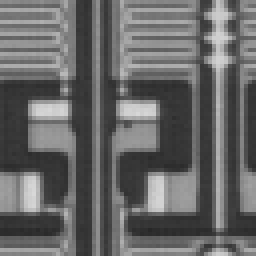
#> input picture Data/images/test/5AAR250002B6CA_TDI_X-1225.927Y-474.107_NON_PI800.jpg, 64 x 64 px (shown 4 times larger)
$ python -i preprocess_image.py   (imports and definitions only)
#> lines starting #> are read from the running program, lines starting #| are printed output that depends on the picture
import cv2
import numpy as np
import os
import shutil
from pathlib import Path
from tqdm import tqdm

# ================= 配置区域 =================
INPUT_ROOT = r"./Data/Raw/dust"         # 输入根目录
OUTPUT_ROOT = r"./Data/Processed/dust_processed"  # 输出根目录
TARGET_SIZE = (640, 640)              # 目标大小

# 算法参数
CLAHE_CLIP_LIMIT = 2.0
CLAHE_GRID_SIZE = (8, 8)
BILATERAL_D = 9
BILATERAL_SIGMA_COLOR = 75
BILATERAL_SIGMA_SPACE = 75

# ================= 核心处理逻辑 =================

def process_image_channels(img_path_str):
    """生成的图片通道顺序：Ch0=原图, Ch1=双边滤波, Ch2=CLAHE"""
    img_gray = cv2.imread(img_path_str, 0)
#> img_gray is the input picture: shape (64, 64); min 39, max 216, mean 103
    if img_gray is None: return None

    # 1. Lanczos 插值放大 (64 -> 640)
    img_upscaled = cv2.resize(img_gray, TARGET_SIZE, interpolation=cv2.INTER_LANCZOS4)
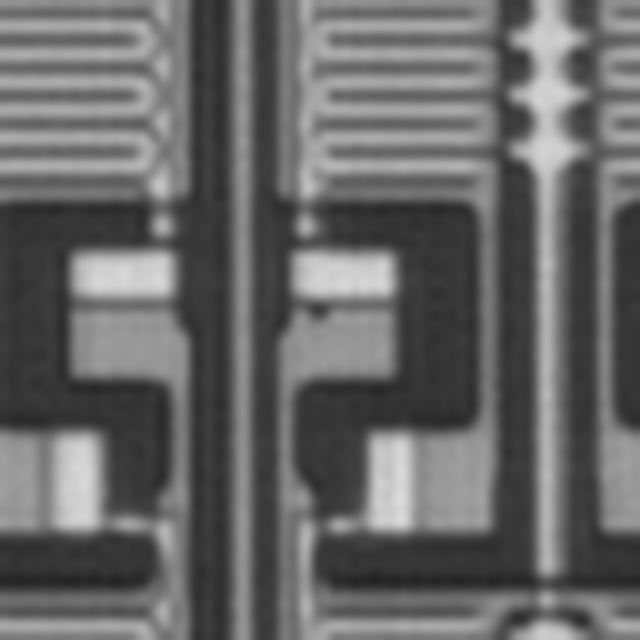
#> img_upscaled: shape (640, 640); min 34, max 220, mean 103.1

    # 2. 构建通道
    # Ch0: 原始放大
    c0 = img_upscaled
    # Ch1: 双边滤波 (降噪保边)
    c1 = cv2.bilateralFilter(img_upscaled, d=BILATERAL_D,
                             sigmaColor=BILATERAL_SIGMA_COLOR,
                             sigmaSpace=BILATERAL_SIGMA_SPACE)
    # Ch2: CLAHE (特征增强)
    clahe = cv2.createCLAHE(clipLimit=CLAHE_CLIP_LIMIT, tileGridSize=CLAHE_GRID_SIZE)
    c2 = clahe.apply(img_upscaled)
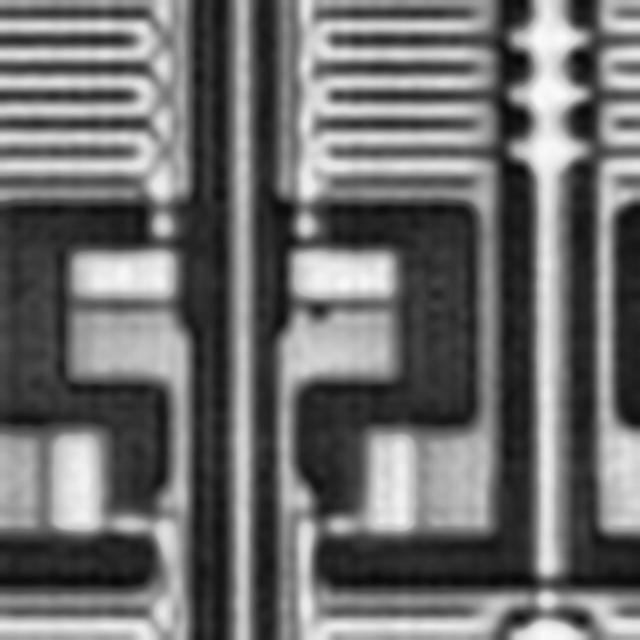
#> c2: shape (640, 640); min 8, max 249, mean 109.4

    # 3. 合并 (注意: OpenCV内存中是 BGR 顺序，对应 c0, c1, c2)
    # 也就是保存后: B通道=c0, G通道=c1, R通道=c2
    merged_img = cv2.merge([c0, c1, c2])
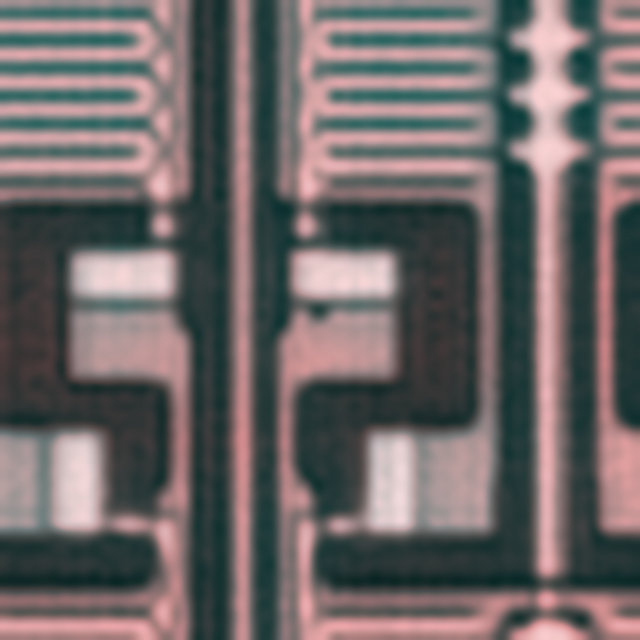
#> merged_img: shape (640, 640, 3); mean of channels 0, 1, 2 103.1, 103.1, 109.4; drawn as B, G, R
    return merged_img

def process_dataset(input_dir, output_dir):
    input_path = Path(input_dir)
    output_path = Path(output_dir)
    if not output_path.exists(): os.makedirs(output_path)

    files = [f for f in input_path.rglob('*') if f.is_file()]
    processed_count = 0

    print(f"开始处理数据集，目标尺寸: {TARGET_SIZE}...")
    for file_path in tqdm(files, desc="Processing"):
        rel_path = file_path.relative_to(input_path)
        target_path = output_path / rel_path
        target_path.parent.mkdir(parents=True, exist_ok=True)

        if file_path.suffix.lower() in ['.jpg', '.jpeg', '.png', '.bmp', '.tif']:
            img = process_image_channels(str(file_path))
            if img is not None:
                # 统一保存为 jpg 以节省空间，也可以改为 png
                save_path = target_path.with_suffix('.jpg')
                cv2.imwrite(str(save_path), img)
                processed_count += 1
        else:
            # 标签文件和其他文件直接复制
            shutil.copy2(file_path, target_path)

    print(f"处理完成，共生成 {processed_count} 张增强图像。")

# ================= 运行入口 =================
# [36 lines not run here, left out]

>>> result = process_image_channels('../../Data/images/test/5AAR250002B6CA_TDI_X-1225.927Y-474.107_NON_PI800.jpg')

$ run again, on Data/images/train/5AAP1Y0821B7CB_TDI_D3158G1424_M1_GOA9_PI800_NON_UNKNOWN_NON_PI800_NON_PI800.jpg
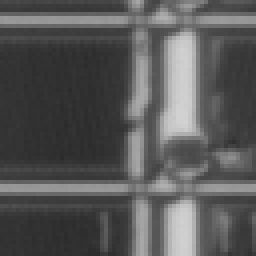
#> input picture Data/images/train/5AAP1Y0821B7CB_TDI_D3158G1424_M1_GOA9_PI800_NON_UNKNOWN_NON_PI800_NON_PI800.jpg, 64 x 64 px (shown 4 times larger)
#> in process_image_channels, img_gray is the input picture: shape (64, 64); min 43, max 210, mean 87.9
#> in process_image_channels, `c2 = clahe.apply(img_upscaled)`:
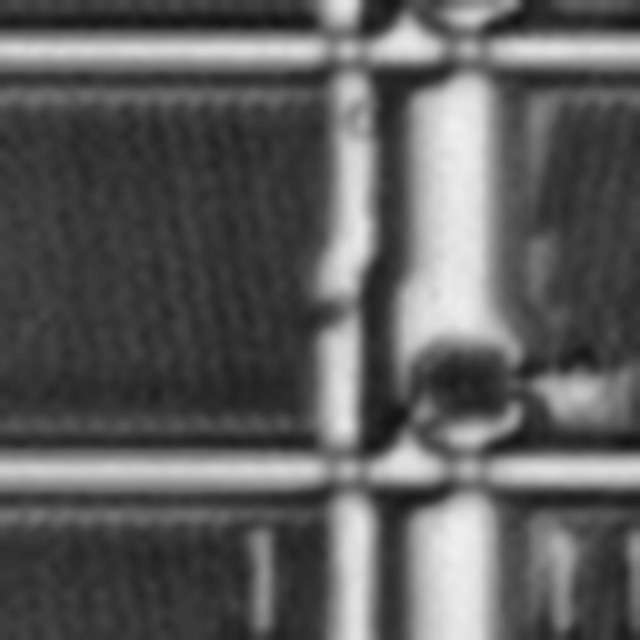
#> c2: shape (640, 640); min 19, max 240, mean 93.2
#> in process_image_channels, `merged_img = cv2.merge([c0, c1, c2])`:
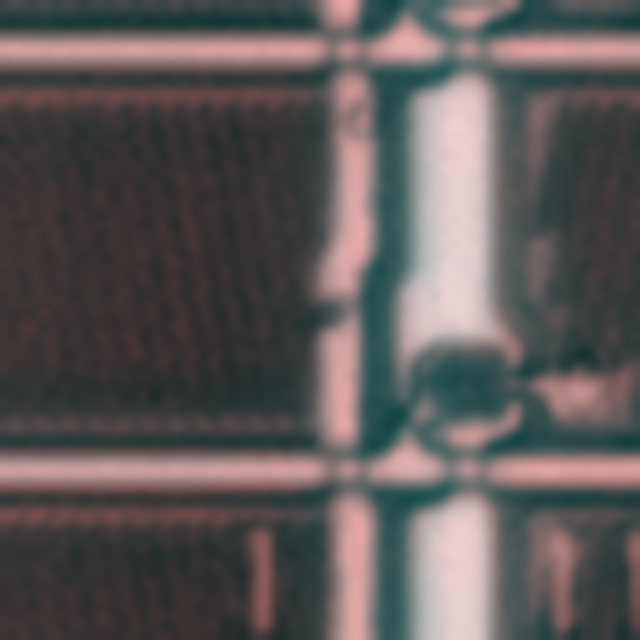
#> merged_img: shape (640, 640, 3); mean of channels 0, 1, 2 88, 88, 93.2; drawn as B, G, R
